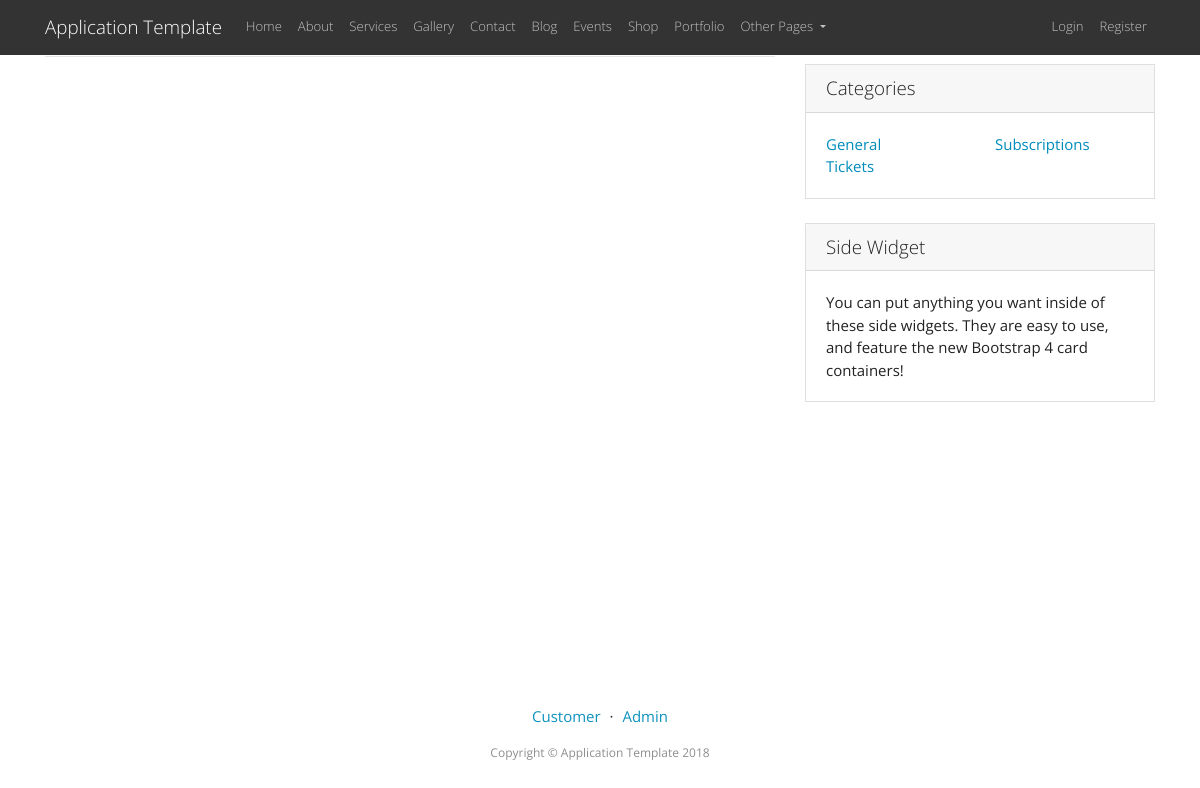
The app's page /shop-home.php with its own data.
### tables this page shows
CREATE TABLE `itemtype` (
Id INT AUTO_INCREMENT,
Name VARCHAR(255),
Description VARCHAR(1025),
CONSTRAINT pk_itemtype_Id PRIMARY KEY (Id)
);

### DAL/itemtype.php (called while the page is built, shortened)
<?php
class Itemtype {
	protected $Id;
	protected $Name;
	public function __constructFull($paramId,$paramName,$paramDescription) {
		$this->Id = $paramId;
		$this->Name = $paramName;
	}
	public function getId(){
		return $this->Id;
	}
	public function getName(){
		return $this->Name;
	}
	public static function loadall() {
		$conn = new mysqli($servername, $username, $password, $dbname);
		$stmt = $conn->prepare('CALL usp_itemtype_LoadAll()');
		$stmt->execute();
		$result = $stmt->get_result();
		if ($result->num_rows > 0) {
			$arr = array();
			while ($row = $result->fetch_assoc()) {
				$itemtype = new Itemtype($row['Id'],$row['Name'],$row['Description']);
				$arr[] = $itemtype;
			}
			return $arr;
		}
		else {
			die("The query yielded zero results.No rows found.");
		}
	}
}

### shop-home.php (the view, shortened to what this page needs)
<!DOCTYPE html>
<html lang="en">
<?php include "head.php" ?>
<body>
<?php include "navbar.php" ?>
<div class="container">
    <div class="row">
        <div class="col-lg-8">
            <hr>
        </div>
        <div class="col-lg-4">
            <div class="card my-4">
                <h5 class="card-header">Categories</h5>
                <div class="card-body">
                    <div class="row">
                        <?php
                        $itemTypeList = Itemtype::loadall();
                        if(!empty($itemTypeList)){
                            foreach ($itemTypeList as $itemtype){
                                ?>
                                <div class="col-lg-6">
                                    <a href="shop-home.php?id=<?php echo $itemtype->getId() ?>"><?php echo $itemtype->getName() ?></a>
                                </div>
                                <?php
                            }
                        }
                        ?>
                    </div>
                </div>
            </div>
            <div class="card my-4">
                <h5 class="card-header">Side Widget</h5>
                <div class="card-body">
                    You can put anything you want inside of these side widgets. They are easy to use, and feature the new Bootstrap 4 card containers!
                </div>
            </div>
        </div>
    </div>
</div>
<?php include "footer.php" ?>
</body>
</html>

### css/style.css (style rules this page uses)
html { height: 100%; box-sizing: border-box; }
*, *:before, *:after { box-sizing: inherit; }
body { position: relative; margin: 0; padding-top: 40px; min-height: 100%; padding-bottom: 155px !important; }

### records on screen
itemtype: Name "General"
itemtype: Name "Subscriptions"
itemtype: Name "Tickets"
